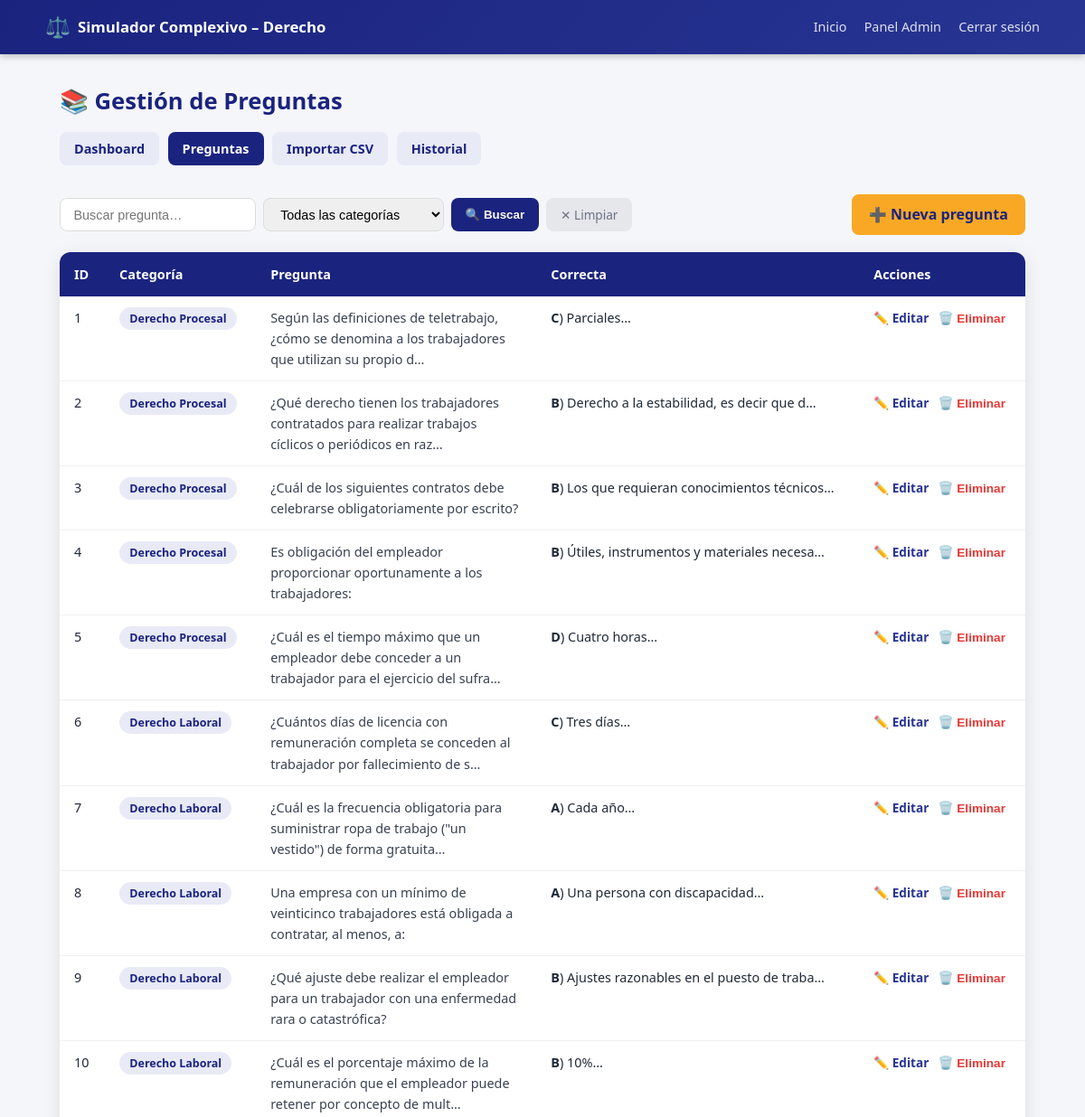
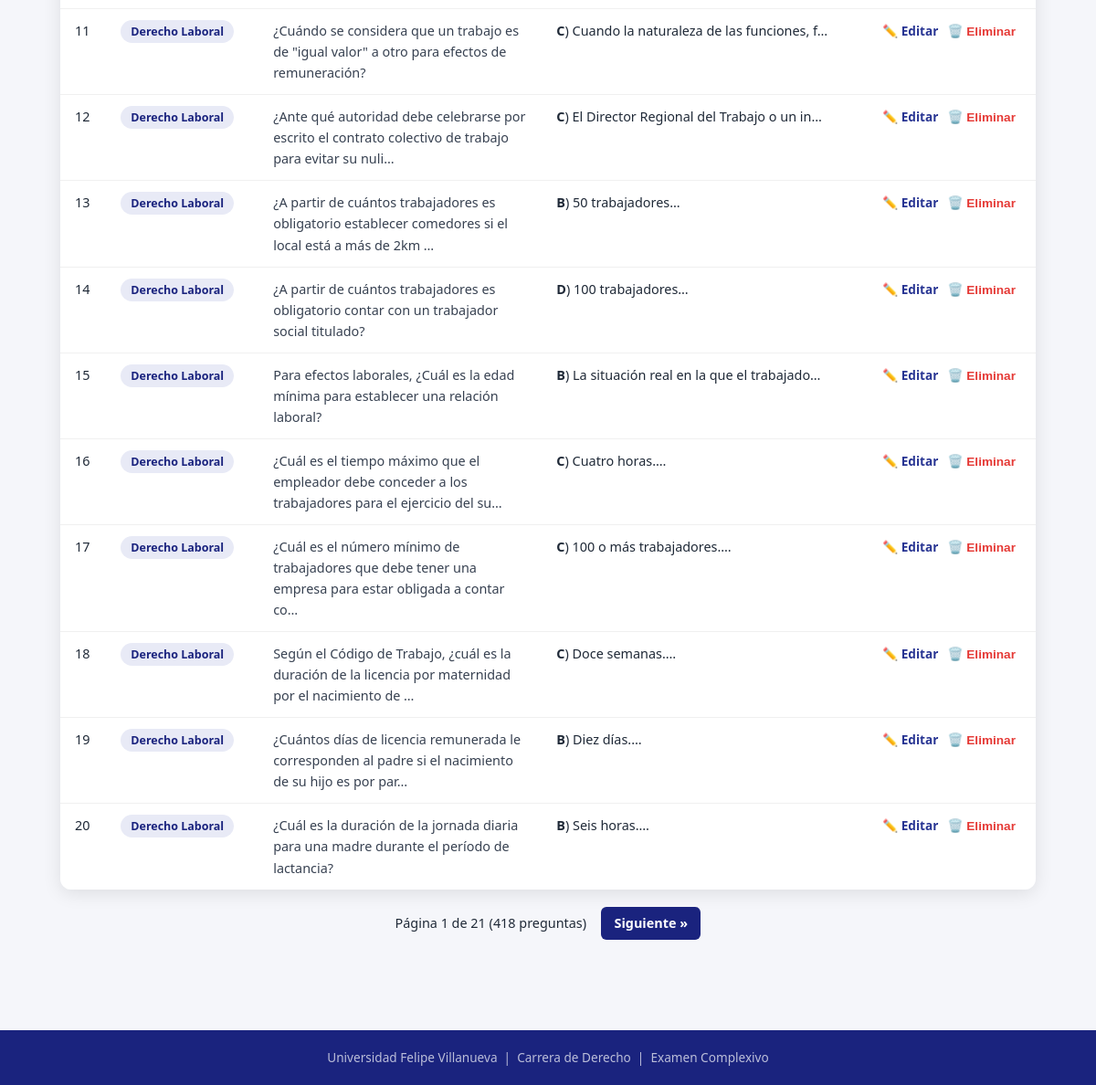
Screenshot of /admin/questions (signed in) with the database file from the repository (2 pictures, top to bottom).
### app.py (models this page shows, shortened)
class Question(db.Model):
    __tablename__ = 'questions'
    id          = db.Column(db.Integer, primary_key=True)
    num         = db.Column(db.Integer)
    question    = db.Column(db.Text, nullable=False)
    option_a    = db.Column(db.Text, nullable=False)
    option_b    = db.Column(db.Text, nullable=False)
    option_c    = db.Column(db.Text, nullable=False)
    option_d    = db.Column(db.Text, nullable=False)
    correct     = db.Column(db.String(1), nullable=False)
    category    = db.Column(db.String(100), default='General')
    created_at  = db.Column(db.DateTime, default=datetime.utcnow)

### app.py (the view)
@app.route('/admin/questions')
@admin_required
def admin_questions():
    page = request.args.get('page', 1, type=int)
    search = request.args.get('search', '')
    cat_filter = request.args.get('category', '')
    q = Question.query
    if search:
        q = q.filter(Question.question.ilike(f'%{search}%'))
    if cat_filter:
        q = q.filter(Question.category == cat_filter)
    questions = q.order_by(Question.num).paginate(page=page, per_page=20, error_out=False)
    categories = db.session.query(Question.category).distinct().all()
    categories = [c[0] for c in categories]
    return render_template(
        'admin/questions.html',
        questions=questions,
        search=search,
        cat_filter=cat_filter,
        categories=categories,
    )

### app.py (called while the page is built)
def admin_required(f):
    from functools import wraps
    @wraps(f)
    def decorated(*args, **kwargs):
        if not session.get('admin_logged_in'):
            return redirect(url_for('admin_login'))
        return f(*args, **kwargs)
    return decorated

### templates/admin/questions.html (shortened to what this page needs)
{% extends "base.html" %}
{% block content %}
<div class="admin-page">
  <div class="admin-header">
    <h1>📚 Gestión de Preguntas</h1>
    <div class="admin-nav">
      <a href="{{ url_for('admin_dashboard') }}" class="admin-link">Dashboard</a>
      <a href="{{ url_for('admin_questions') }}" class="admin-link active">Preguntas</a>
      <a href="{{ url_for('admin_import') }}" class="admin-link">Importar CSV</a>
      <a href="{{ url_for('admin_stats') }}" class="admin-link">Historial</a>
    </div>
  </div>
  <div class="admin-toolbar">
    <form method="GET" class="search-form">
      <input type="text" name="search" value="{{ search }}" placeholder="Buscar pregunta…"/>
      <select name="category">
        <option value="">Todas las categorías</option>
      </select>
      <button type="submit" class="btn-search">🔍 Buscar</button>
      <a href="{{ url_for('admin_questions') }}" class="btn-clear">✕ Limpiar</a>
    </form>
    <a href="{{ url_for('admin_add_question') }}" class="btn-add-q">➕ Nueva pregunta</a>
  </div>
  <div class="table-wrap">
    <table class="admin-table">
      <thead>
        <tr>
          <th>ID</th>
          <th>Categoría</th>
          <th>Pregunta</th>
          <th>Correcta</th>
          <th>Acciones</th>
        </tr>
      </thead>
      <tbody>
        {% for q in questions.items %}
        <tr>
          <td>{{ q.id }}</td>
          <td><span class="badge badge-cat">{{ q.category }}</span></td>
          <td class="q-preview">{{ q.question[:100] }}{% if q.question|length > 100 %}…{% endif %}</td>
          <td><strong>{{ q.correct|upper }}</strong>) {{ {'a': q.option_a, 'b': q.option_b, 'c': q.option_c, 'd': q.option_d}[q.correct][:40] }}…</td>
          <td class="actions-cell">
            <a href="{{ url_for('admin_edit_question', qid=q.id) }}" class="btn-edit">✏️ Editar</a>
            <form method="POST" action="{{ url_for('admin_delete_question', qid=q.id) }}"
                  onsubmit="return confirm('¿Eliminar esta pregunta?')" style="display:inline">
              <button type="submit" class="btn-delete">🗑️ Eliminar</button>
            </form>
          </td>
        </tr>
        {% endfor %}
      </tbody>
    </table>
  </div>
  <div class="pagination">
    <span>Página {{ questions.page }} de {{ questions.pages }} ({{ questions.total }} preguntas)</span>
    {% if questions.has_next %}
      <a href="{{ url_for('admin_questions', page=questions.next_num, search=search, category=cat_filter) }}">Siguiente &raquo;</a>
    {% endif %}
  </div>
</div>
{% endblock %}

### templates/base.html (shortened to what this page needs)
<!DOCTYPE html>
<html lang="es">
<head>
  <link rel="stylesheet" href="{{ url_for('static', filename='css/styles.css') }}"/>
</head>
<body>
<nav class="navbar">
  <div class="nav-inner">
    <a class="nav-brand" href="{{ url_for('index') }}">
      <span class="nav-icon">⚖️</span>
      <span>Simulador Complexivo – Derecho</span>
    </a>
    <div class="nav-links">
      <a href="{{ url_for('index') }}">Inicio</a>
      {% if session.get('admin_logged_in') %}
        <a href="{{ url_for('admin_dashboard') }}">Panel Admin</a>
        <a href="{{ url_for('admin_logout') }}">Cerrar sesión</a>
      {% else %}
        <a href="{{ url_for('admin_login') }}" class="btn-nav-admin">Admin</a>
      {% endif %}
    </div>
  </div>
</nav>
<main>
  {% block content %}{% endblock %}
</main>
<footer class="footer">
  <p>Universidad Felipe Villanueva &nbsp;|&nbsp; Carrera de Derecho &nbsp;|&nbsp; Examen Complexivo</p>
</footer>
</body>
</html>

### static/css/styles.css (style rules this page uses)
:root { --navy: #1a237e; --navy2: #283593; --gold: #f9a825; --gold2: #fbc02d; --green: #2e7d32; --green2: #43a047; --red: #c62828; --red2: #e53935; --bg: #f5f6fa; --white: #ffffff; --gray: #6b7280; --light: #e8eaf6; --radius: 12px; --shadow: 0 4px 20px rgba(0,0,0,.10); }
*, *::before, *::after { box-sizing: border-box; margin: 0; padding: 0; }
html { scroll-behavior: smooth; }
body { font-family: 'Segoe UI', Arial, sans-serif; background: var(--bg); color: #1f2937; font-size: 16px; line-height: 1.6; min-height: 100vh; display: flex; flex-direction: column; }
main { flex: 1; }
a { color: var(--navy); text-decoration: none; }
.navbar { background: linear-gradient(135deg, var(--navy) 0%, var(--navy2) 100%); color: #fff; padding: 0 1rem; position: sticky; top: 0; z-index: 100; box-shadow: 0 2px 8px rgba(0,0,0,.25); }
.nav-inner { max-width: 1100px; margin: 0 auto; height: 60px; display: flex; align-items: center; justify-content: space-between; }
.nav-brand { color: #fff; font-weight: 700; font-size: 1.05rem; display: flex; align-items: center; gap: .5rem; text-decoration: none; }
.nav-icon { font-size: 1.4rem; }
.nav-links { display: flex; align-items: center; gap: 1.2rem; }
.nav-links a { color: rgba(255,255,255,.85); font-size: .9rem; }
.footer { background: var(--navy); color: rgba(255,255,255,.7); text-align: center; padding: 1.2rem; font-size: .85rem; margin-top: 3rem; }
.admin-page { max-width: 1100px; margin: 0 auto; padding: 2rem 1rem; }
.admin-header { margin-bottom: 2rem; }
.admin-header h1 { font-size: 1.6rem; font-weight: 800; color: var(--navy); margin-bottom: .8rem; }
.admin-nav { display: flex; gap: .6rem; flex-wrap: wrap; }
.admin-link { padding: .45rem 1rem; border-radius: 8px; font-size: .9rem; font-weight: 600; color: var(--navy); background: var(--light); transition: background .2s; }
.admin-link.active { background: var(--navy); color: #fff; }
.table-wrap { overflow-x: auto; border-radius: var(--radius); box-shadow: var(--shadow); }
.admin-table { width: 100%; border-collapse: collapse; background: #fff; font-size: .9rem; }
.admin-table th { background: var(--navy); color: #fff; padding: .8rem 1rem; text-align: left; font-weight: 600; }
.admin-table td { padding: .75rem 1rem; border-bottom: 1px solid #f0f0f0; vertical-align: top; }
.admin-table tr:last-child td { border-bottom: none; }
.q-preview { max-width: 300px; color: #374151; }
.actions-cell { white-space: nowrap; }
.btn-edit { color: var(--navy2); font-size: .85rem; margin-right: .4rem; font-weight: 600; }
.btn-delete { background: none; border: none; color: var(--red2); cursor: pointer; font-size: .85rem; font-weight: 600; }
.badge { padding: .25rem .7rem; border-radius: 99px; font-size: .78rem; font-weight: 700; }
.badge-cat { background: var(--light); color: var(--navy); }
.pagination { display: flex; align-items: center; justify-content: center; gap: 1rem; padding: 1.2rem 0; font-size: .9rem; }
.pagination a { padding: .4rem .9rem; border-radius: 6px; background: var(--navy); color: #fff; font-weight: 600; }
.admin-toolbar { display: flex; align-items: center; justify-content: space-between; gap: 1rem; margin-bottom: 1.2rem; flex-wrap: wrap; }
.search-form { display: flex; gap: .5rem; flex-wrap: wrap; }
.search-form input[type="text"], .search-form select { padding: .5rem .9rem; border: 1.5px solid #ddd; border-radius: 8px; font-size: .9rem; outline: none; }
.btn-search { padding: .5rem 1rem; background: var(--navy); color: #fff; border: none; border-radius: 8px; cursor: pointer; font-weight: 600; }
.btn-clear { padding: .5rem 1rem; background: #e5e7eb; color: var(--gray); border-radius: 8px; font-size: .85rem; }
.btn-add-q { padding: .6rem 1.2rem; background: var(--gold); color: var(--navy); border-radius: 8px; font-weight: 700; white-space: nowrap; }

### rows the page displays
Question: id "1", category "Derecho Procesal", question "Según las definiciones de teletrabajo, ¿cómo se denomina a los trabajadores que utilizan su propio d", correct "C", option_a+option_b+option_c "Parciales"
Question: id "2", category "Derecho Procesal", question "¿Qué derecho tienen los trabajadores contratados para realizar trabajos cíclicos o periódicos en raz", correct "B", option_a+option_b+option_c "Derecho a la estabilidad, es decir que d"
Question: id "3", category "Derecho Procesal", question "¿Cuál de los siguientes contratos debe celebrarse obligatoriamente por escrito?", correct "B", option_a+option_b+option_c "Los que requieran conocimientos técnicos"
Question: id "4", category "Derecho Procesal", question "Es obligación del empleador proporcionar oportunamente a los trabajadores:", correct "B", option_a+option_b+option_c "Útiles, instrumentos y materiales necesa"
Question: id "5", category "Derecho Procesal", question "¿Cuál es el tiempo máximo que un empleador debe conceder a un trabajador para el ejercicio del sufra", correct "D", option_a+option_b+option_c "Cuatro horas"
Question: id "6", category "Derecho Laboral", question "¿Cuántos días de licencia con remuneración completa se conceden al trabajador por fallecimiento de s", correct "C", option_a+option_b+option_c "Tres días"
Question: id "7", category "Derecho Laboral", question "¿Cuál es la frecuencia obligatoria para suministrar ropa de trabajo (\"un vestido\") de forma gratuita", correct "A", option_a+option_b+option_c "Cada año"
Question: id "8", category "Derecho Laboral", question "Una empresa con un mínimo de veinticinco trabajadores está obligada a contratar, al menos, a:", correct "A", option_a+option_b+option_c "Una persona con discapacidad"
Question: id "9", category "Derecho Laboral", question "¿Qué ajuste debe realizar el empleador para un trabajador con una enfermedad rara o catastrófica?", correct "B", option_a+option_b+option_c "Ajustes razonables en el puesto de traba"
Question: id "10", category "Derecho Laboral", question "¿Cuál es el porcentaje máximo de la remuneración que el empleador puede retener por concepto de mult", correct "B", option_a+option_b+option_c "10%"
Question: id "11", category "Derecho Laboral", question "¿Cuándo se considera que un trabajo es de \"igual valor\" a otro para efectos de remuneración?", correct "C", option_a+option_b+option_c "Cuando la naturaleza de las funciones, f"
Question: id "12", category "Derecho Laboral", question "¿Ante qué autoridad debe celebrarse por escrito el contrato colectivo de trabajo para evitar su nuli", correct "C", option_a+option_b+option_c "El Director Regional del Trabajo o un in"
Question: id "13", category "Derecho Laboral", question "¿A partir de cuántos trabajadores es obligatorio establecer comedores si el local está a más de 2km", correct "B", option_a+option_b+option_c "50 trabajadores"
Question: id "14", category "Derecho Laboral", question "¿A partir de cuántos trabajadores es obligatorio contar con un trabajador social titulado?", correct "D", option_a+option_b+option_c "100 trabajadores"
Question: id "15", category "Derecho Laboral", question "Para efectos laborales, ¿Cuál es la edad mínima para establecer una relación laboral?", correct "B", option_a+option_b+option_c "La situación real en la que el trabajado"
Question: id "16", category "Derecho Laboral", question "¿Cuál es el tiempo máximo que el empleador debe conceder a los trabajadores para el ejercicio del su", correct "C", option_a+option_b+option_c "Cuatro horas."
Question: id "17", category "Derecho Laboral", question "¿Cuál es el número mínimo de trabajadores que debe tener una empresa para estar obligada a contar co", correct "C", option_a+option_b+option_c "100 o más trabajadores."
Question: id "18", category "Derecho Laboral", question "Según el Código de Trabajo, ¿cuál es la duración de la licencia por maternidad por el nacimiento de", correct "C", option_a+option_b+option_c "Doce semanas."
Question: id "19", category "Derecho Laboral", question "¿Cuántos días de licencia remunerada le corresponden al padre si el nacimiento de su hijo es por par", correct "B", option_a+option_b+option_c "Diez días."
Question: id "20", category "Derecho Laboral", question "¿Cuál es la duración de la jornada diaria para una madre durante el período de lactancia?", correct "B", option_a+option_b+option_c "Seis horas."

### other values shown
{{ questions.page }} "1"
{{ questions.pages }} "21"
{{ questions.total }} "418"
